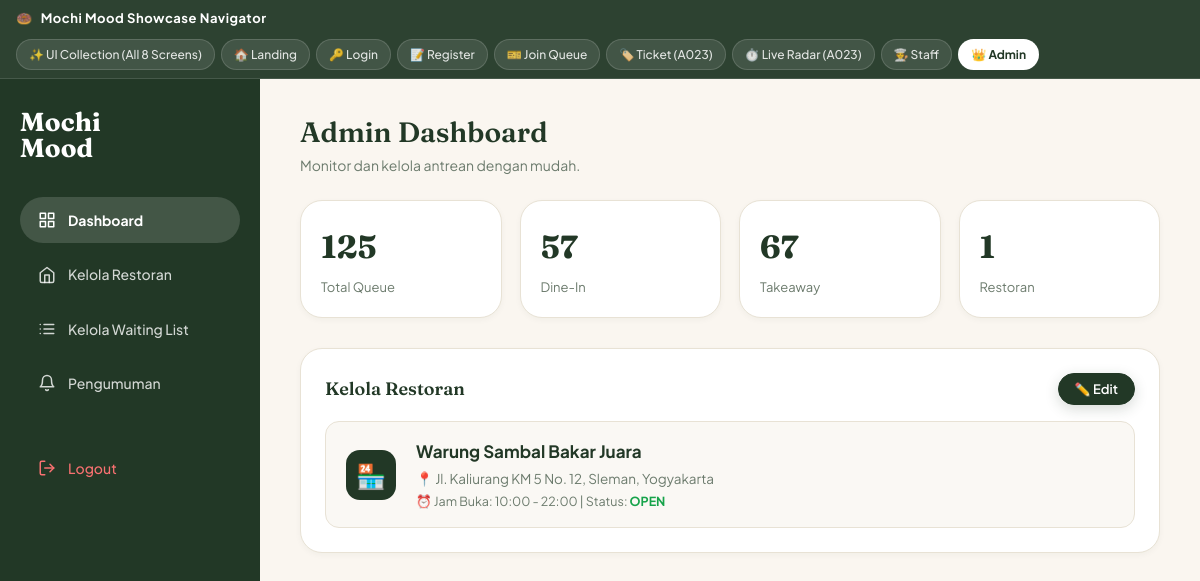
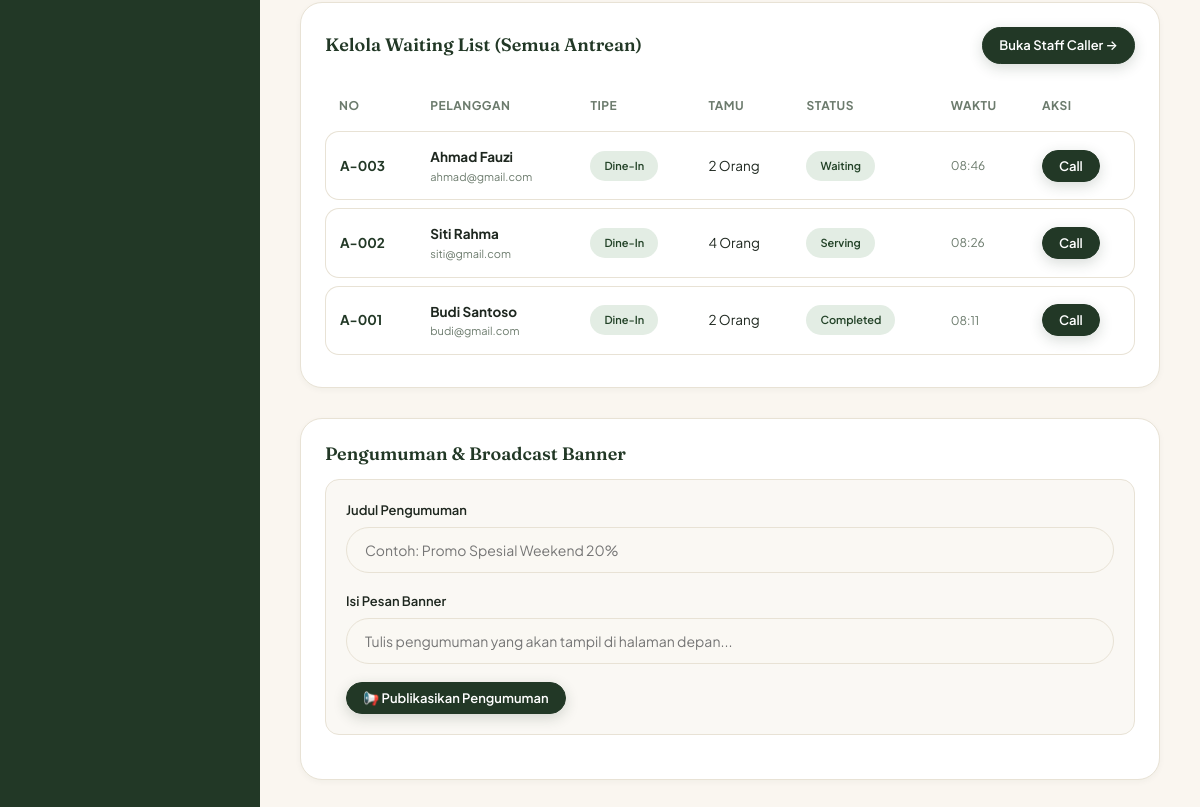
/admin.php, run on an earlier commit of the app's database (2 pictures, top to bottom).
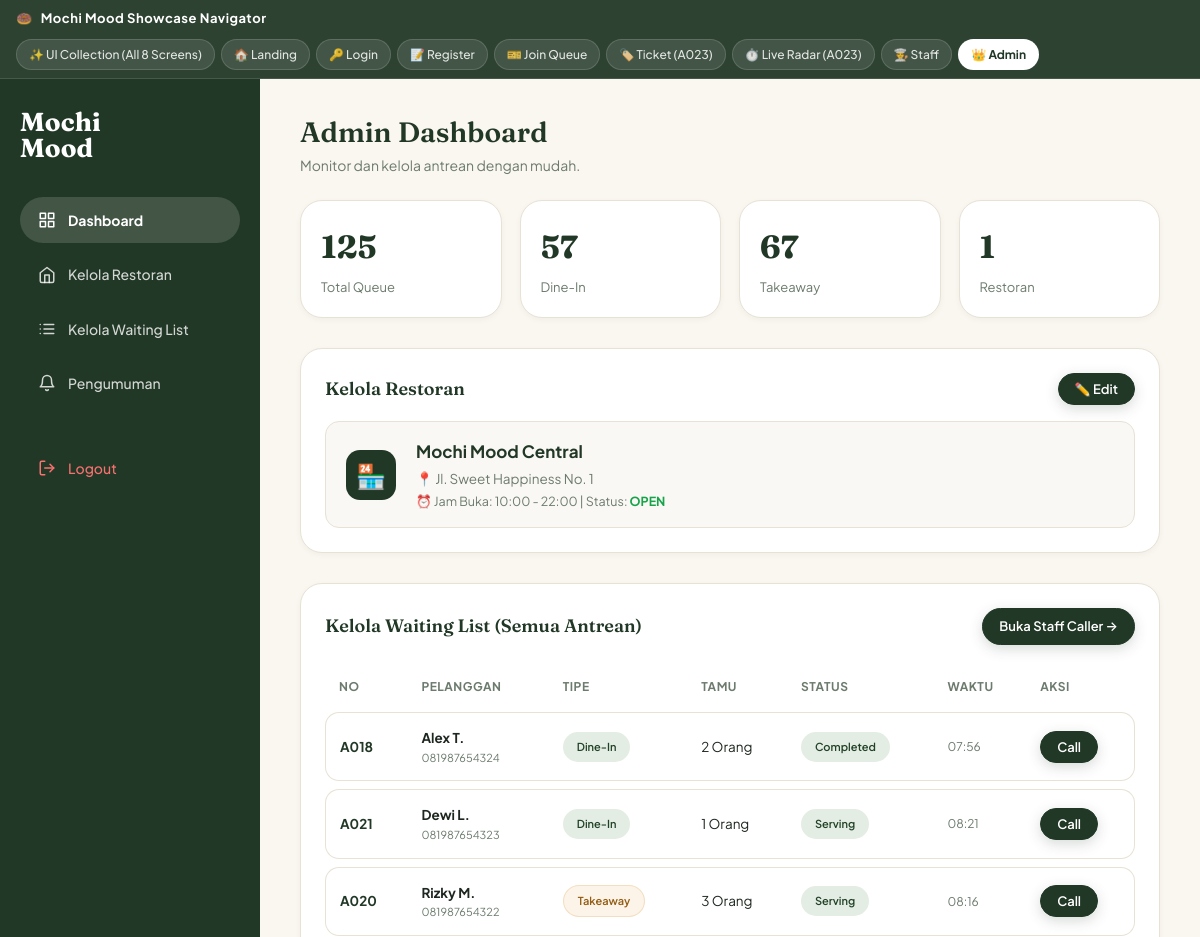
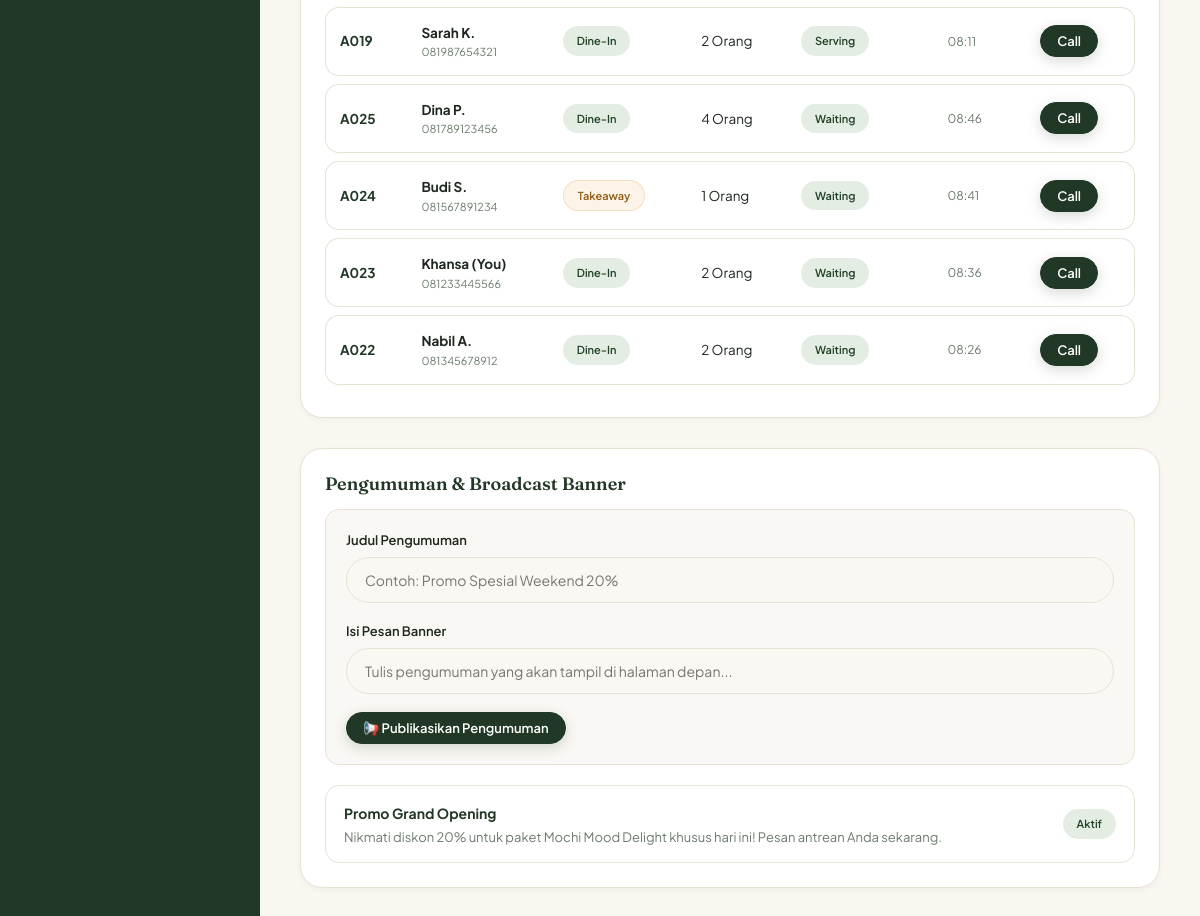
And on a later commit of the database (2 pictures, top to bottom).
### tables this page shows
CREATE TABLE `restaurants` (
    `id` INT UNSIGNED NOT NULL AUTO_INCREMENT,
    `name` VARCHAR(150) NOT NULL COMMENT 'Nama restoran / bakery',
    `description` TEXT NULL,
    `address` TEXT NOT NULL,
    `opening_hours` VARCHAR(100) NOT NULL DEFAULT '10:00 - 22:00',
    `status` ENUM('open', 'closed') NOT NULL DEFAULT 'open',
    `created_at` DATETIME NOT NULL DEFAULT CURRENT_TIMESTAMP,
    PRIMARY KEY (`id`),
    INDEX `idx_restaurants_status` (`status`)
);

CREATE TABLE `queues` (
    `id` INT UNSIGNED NOT NULL AUTO_INCREMENT,
    `user_id` INT UNSIGNED NOT NULL,
    `restaurant_id` INT UNSIGNED NOT NULL,
    `queue_number` VARCHAR(20) NOT NULL COMMENT 'Nomor antrean (contoh: A023)',
    `people_count` INT UNSIGNED NOT NULL DEFAULT 1,
    `type` ENUM('dine_in', 'takeaway') NOT NULL DEFAULT 'dine_in' COMMENT 'Jenis antrean',
    `customer_name` VARCHAR(100) NULL,
    `customer_phone` VARCHAR(50) NULL,
    `status` ENUM('waiting', 'called', 'serving', 'completed', 'cancelled') NOT NULL DEFAULT 'waiting',
    `queue_date` DATE NOT NULL,
    `created_at` DATETIME NOT NULL DEFAULT CURRENT_TIMESTAMP,
    `updated_at` DATETIME NOT NULL DEFAULT CURRENT_TIMESTAMP ON UPDATE CURRENT_TIMESTAMP,
    PRIMARY KEY (`id`),
    UNIQUE KEY `uq_restaurant_date_number` (`restaurant_id`, `queue_date`, `queue_number`),
    INDEX `idx_queues_user_id` (`user_id`),
    INDEX `idx_queues_restaurant_date_status` (`restaurant_id`, `queue_date`, `status`),
    CONSTRAINT `fk_queues_user` FOREIGN KEY (`user_id`) REFERENCES `users` (`id`) ON DELETE CASCADE ON UPDATE CASCADE,
    CONSTRAINT `fk_queues_restaurant` FOREIGN KEY (`restaurant_id`) REFERENCES `restaurants` (`id`) ON DELETE CASCADE ON UPDATE CASCADE
);

CREATE TABLE `users` (
    `id` INT UNSIGNED NOT NULL AUTO_INCREMENT,
    `name` VARCHAR(100) NOT NULL COMMENT 'Nama lengkap pengguna',
    `email` VARCHAR(150) NOT NULL COMMENT 'Alamat email unik',
    `phone` VARCHAR(30) NULL COMMENT 'Nomor telepon pengguna',
    `password` VARCHAR(255) NOT NULL COMMENT 'Hash kata sandi bcrypt',
    `role` ENUM('admin', 'staff', 'customer') NOT NULL DEFAULT 'customer' COMMENT 'Peran dalam sistem',
    `created_at` DATETIME NOT NULL DEFAULT CURRENT_TIMESTAMP,
    PRIMARY KEY (`id`),
    UNIQUE KEY `uq_users_email` (`email`),
    INDEX `idx_users_role` (`role`)
);

CREATE TABLE `announcements` (
    `id` INT UNSIGNED NOT NULL AUTO_INCREMENT PRIMARY KEY,
    `title` VARCHAR(255) NOT NULL,
    `message` TEXT NOT NULL,
    `is_active` TINYINT(1) NOT NULL DEFAULT 1,
    `created_at` DATETIME NOT NULL DEFAULT CURRENT_TIMESTAMP
);

### config/database.php (called while the page is built, shortened)
<?php
class Database
{
    private static string $host     = 'localhost';
    private static string $dbName   = 'queuebites';
    private static string $username = 'root';
    private static string $password = '';
    private static int    $port     = 3306;
    private static string $charset  = 'utf8mb4';
    private static ?PDO $instance = null;
    public static function getConnection(): PDO
    {
        if (self::$instance === null) {
            $host     = getenv('DB_HOST') !== false ? getenv('DB_HOST') : self::$host;
            $dbName   = getenv('DB_NAME') !== false ? getenv('DB_NAME') : self::$dbName;
            $username = getenv('DB_USER') !== false ? getenv('DB_USER') : self::$username;
            $password = getenv('DB_PASS') !== false ? getenv('DB_PASS') : self::$password;
            $port     = getenv('DB_PORT') !== false ? (int)getenv('DB_PORT') : self::$port;
            $charset  = self::$charset;
            $mysqlDsn = "mysql:host={$host};port={$port};dbname={$dbName};charset={$charset}";
            $options = [
                PDO::ATTR_ERRMODE            => PDO::ERRMODE_EXCEPTION,
                PDO::ATTR_DEFAULT_FETCH_MODE => PDO::FETCH_ASSOC,
                PDO::ATTR_EMULATE_PREPARES   => false,
            ];
            try {
                self::$instance = new PDO($mysqlDsn, $username, $password, $options);
                self::ensureSchemaMysql(self::$instance);
            } catch (Throwable $e) {
                error_log('[Database Fallback] MySQL unavailable (' . $e->getMessage() . '). Switching to SQLite fallback.');
                $sqliteDir = dirname(__DIR__) . '/database';
                if (!is_dir($sqliteDir)) {
                    @mkdir($sqliteDir, 0777, true);
                }
                $sqlitePath = $sqliteDir . '/queuebites.sqlite';
                $sqliteDsn = "sqlite:" . $sqlitePath;
                try {
                    self::$instance = new PDO($sqliteDsn, null, null, [
                        PDO::ATTR_ERRMODE            => PDO::ERRMODE_EXCEPTION,
                        PDO::ATTR_DEFAULT_FETCH_MODE => PDO::FETCH_ASSOC,
                    ]);
                    self::$instance->sqliteCreateFunction('NOW', function() { return date('Y-m-d H:i:s'); });
                    self::$instance->sqliteCreateFunction('CURDATE', function() { return date('Y-m-d'); });
                    self::$instance->sqliteCreateFunction('curdate', function() { return date('Y-m-d'); });
                    self::$driverUsed = 'sqlite';
                    self::ensureSchemaSqlite(self::$instance);
                } catch (Throwable $sqliteErr) {
                    throw new PDOException("Gagal menginisialisasi database: " . $sqliteErr->getMessage());
                }
            }
        }
        return self::$instance;
    }
    private static function ensureSchemaMysql(PDO $pdo): void
    {
        try {
            $cols = $pdo->query("SHOW COLUMNS FROM `queues` LIKE 'type'")->fetchAll();
            $colsName = $pdo->query("SHOW COLUMNS FROM `queues` LIKE 'customer_name'")->fetchAll();
            $colsPhone = $pdo->query("SHOW COLUMNS FROM `users` LIKE 'phone'")->fetchAll();
            $pdo->exec("CREATE TABLE IF NOT EXISTS `announcements` (
                `id` INT UNSIGNED NOT NULL AUTO_INCREMENT PRIMARY KEY,
                `title` VARCHAR(255) NOT NULL,
                `message` TEXT NOT NULL,
                `is_active` TINYINT(1) NOT NULL DEFAULT 1,
                `created_at` DATETIME NOT NULL DEFAULT CURRENT_TIMESTAMP
            ) ENGINE=InnoDB DEFAULT CHARSET=utf8mb4");
            $checkResto = $pdo->query("SELECT id FROM restaurants WHERE id = 1")->fetch();
        } catch (Throwable $t) {
        }
    }
}

### app/models/Restaurant.php (called while the page is built, shortened)
<?php
require_once __DIR__ . '/../../config/database.php';
class Restaurant
{
    protected PDO $db;
    protected string $table = 'restaurants';
    public function __construct(?PDO $db = null)
    {
        $this->db = $db ?? Database::getConnection();
    }
    public function getById(int $id): ?array
    {
        $stmt = $this->db->prepare("
            SELECT id, name, description, address, opening_hours, status, created_at
            FROM {$this->table}
            WHERE id = :id
            LIMIT 1
        ");
        $stmt->execute([':id' => $id]);
        $result = $stmt->fetch();
        return $result ?: null;
    }
}

### app/models/Queue.php (called while the page is built, shortened)
<?php
require_once __DIR__ . '/../../config/database.php';
class Queue
{
    protected PDO $db;
    protected string $table = 'queues';
    public function __construct(?PDO $db = null)
    {
        $this->db = $db ?? Database::getConnection();
    }
    public function getAll(array $filters = []): array
    {
        $sql = "
            SELECT
                q.id,
                q.user_id,
                q.restaurant_id,
                q.queue_number,
                q.people_count,
                COALESCE(q.type, 'dine_in') AS type,
                COALESCE(q.customer_name, u.name) AS customer_name,
                COALESCE(q.customer_phone, u.phone) AS customer_phone,
                q.status,
                q.queue_date,
                q.created_at,
                q.updated_at,
                u.name AS user_name,
                u.email AS user_email,
                r.name AS restaurant_name
            FROM {$this->table} q
            JOIN users u ON q.user_id = u.id
            JOIN restaurants r ON q.restaurant_id = r.id
            WHERE 1=1
        ";
        $params = [];
        if (!empty($filters['restaurant_id'])) {
            $sql .= " AND q.restaurant_id = :restaurant_id";
            $params[':restaurant_id'] = (int)$filters['restaurant_id'];
        }
        $sql .= " ORDER BY q.queue_date DESC, q.id DESC";
        $stmt = $this->db->prepare($sql);
        $stmt->execute($params);
        return $stmt->fetchAll();
    }
}

### app/models/Announcement.php (called while the page is built, shortened)
<?php
require_once __DIR__ . '/../../config/database.php';
class Announcement
{
    protected PDO $db;
    protected string $table = 'announcements';
    public function __construct(?PDO $db = null)
    {
        $this->db = $db ?? Database::getConnection();
    }
    public function getAll(): array
    {
        $stmt = $this->db->query("SELECT * FROM {$this->table} ORDER BY id DESC");
        return $stmt->fetchAll();
    }
}

### admin.php (the view, shortened to what the rows shown need)
<?php
require_once __DIR__ . '/config/database.php';
require_once __DIR__ . '/app/models/Queue.php';
require_once __DIR__ . '/app/models/Restaurant.php';
require_once __DIR__ . '/app/models/Announcement.php';
$tab = $_GET['tab'] ?? 'dashboard';
$queueModel = new Queue();
$restoModel = new Restaurant();
$announceModel = new Announcement();
$resto = $restoModel->getById(1);
$allQueues = $queueModel->getAll(['restaurant_id' => 1]);
$announcements = $announceModel->getAll();
include __DIR__ . '/includes/header.php';
?>
<div class="admin-layout">
  <main class="admin-main">
    <div style="margin-bottom: 24px;">
      <h1 style="font-size: 28px; color: var(--brand-green); margin-bottom: 4px;">Admin Dashboard</h1>
    </div>
    <?php if ($tab === 'dashboard' || $tab === 'restoran'): ?>
      <div class="card-mochi" style="margin-bottom: 30px;">
        <div style="display: flex; justify-content: space-between; align-items: center; margin-bottom: 16px;">
          <h3 style="font-size: 18px; color: var(--brand-green);">Kelola Restoran</h3>
          <button class="btn-mochi btn-mochi-sm" onclick="document.getElementById('editRestoModal').style.display='block'">
            ✏️ Edit
          </button>
        </div>
        <div style="display: flex; align-items: center; gap: 20px; background: #FAF8F4; padding: 16px 20px; border-radius: var(--radius-md); border: 1px solid var(--border-subtle); flex-wrap: wrap;">
          <div style="width: 50px; height: 50px; border-radius: var(--radius-md); background: var(--brand-green); color: #FFF; display: flex; align-items: center; justify-content: center; font-size: 24px;">
            🏪
          </div>
          <div style="flex: 1;">
            <div style="font-size: 17px; font-weight: 700; color: var(--brand-green);">
              <?= htmlspecialchars($resto['name'] ?? 'Mochi Mood Central') ?>
            </div>
            <div style="font-size: 13.5px; color: var(--text-muted); margin-top: 2px;">
              📍 <?= htmlspecialchars($resto['address'] ?? 'Jl. Sweet Happiness No. 1') ?>
            </div>
            <div style="font-size: 12.5px; color: var(--text-muted); margin-top: 2px;">
              ⏰ Jam Buka: <?= htmlspecialchars($resto['opening_hours'] ?? '10:00 - 22:00') ?> |
              Status: <strong style="color: <?= ($resto['status'] ?? 'open') === 'open' ? '#16A34A' : '#DC2626' ?>;"><?= strtoupper($resto['status'] ?? 'OPEN') ?></strong>
            </div>
          </div>
        </div>
      </div>
    <?php endif; ?>
    <?php if ($tab === 'dashboard' || $tab === 'waiting_list'): ?>
      <div class="card-mochi" style="margin-bottom: 30px;">
        <div style="overflow-x: auto;">
          <table class="table-mochi">
            <thead>
              <tr>
                <th>No</th>
                <th>Pelanggan</th>
                <th>Tipe</th>
                <th>Tamu</th>
                <th>Status</th>
                <th>Waktu</th>
                <th>Aksi</th>
              </tr>
            </thead>
            <tbody>
              <?php foreach (array_slice($allQueues, 0, 10) as $q): ?>
                <tr>
                  <td><?= htmlspecialchars($q['queue_number']) ?></td>
                  <td>
                    <strong><?= htmlspecialchars($q['customer_name'] ?: $q['user_name']) ?></strong>
                    <div style="font-size: 11px; color: var(--text-muted);"><?= htmlspecialchars($q['customer_phone'] ?: $q['user_email']) ?></div>
                  </td>
                  <td>
                    <span class="badge-mochi <?= $q['type'] === 'takeaway' ? 'badge-gold' : 'badge-sage' ?>" style="font-size: 11px;">
                      <?= $q['type'] === 'takeaway' ? 'Takeaway' : 'Dine-In' ?>
                    </span>
                  </td>
                  <td><?= $q['people_count'] ?> Orang</td>
                  <td>
                    <span class="badge-mochi badge-sage" style="font-size: 11px;">
                      <?= ucfirst($q['status']) ?>
                    </span>
                  </td>
                  <td style="font-size: 12px; color: var(--text-muted);">
                    <?= date('H:i', strtotime($q['created_at'])) ?>
                  </td>
                  <td>
                    <button type="button" class="btn-mochi btn-mochi-sm" onclick="MochiMood.staffAction('call', <?= $q['id'] ?>)">
                      Call
                    </button>
                  </td>
                </tr>
              <?php endforeach; ?>
            </tbody>
          </table>
        </div>
      </div>
    <?php endif; ?>
    <?php if ($tab === 'dashboard' || $tab === 'pengumuman'): ?>
      <div class="card-mochi">
        <div style="display: flex; flex-direction: column; gap: 10px;">
          <?php foreach ($announcements as $ann): ?>
            <div style="background: #FFFFFF; border: 1px solid var(--border-subtle); border-radius: var(--radius-md); padding: 14px 18px; display: flex; justify-content: space-between; align-items: center;">
              <div>
                <strong style="color: var(--brand-green); font-size: 14px;"><?= htmlspecialchars($ann['title']) ?></strong>
                <p style="font-size: 13px; color: var(--text-muted); margin-top: 2px;"><?= htmlspecialchars($ann['message']) ?></p>
              </div>
              <span class="badge-mochi badge-sage" style="font-size: 11px;">Aktif</span>
            </div>
          <?php endforeach; ?>
        </div>
      </div>
    <?php endif; ?>
  </main>
</div>
<?php include __DIR__ . '/includes/footer.php'; ?>

What changed in the data, as far as the page shows it:
removed queues: queue_number "A-003", user_name "Ahmad Fauzi", user.email "ahmad@gmail.com", shows "Dine-In", people_count "2", status "Waiting", created_at "08:46"
removed queues: queue_number "A-001", user_name "Budi Santoso", user.email "budi@gmail.com", shows "Dine-In", people_count "2", status "Completed", created_at "08:11"
changed restaurants "OPEN": name "Warung Sambal Bakar Juara" → "Mochi Mood Central"; address "Jl. Kaliurang KM 5 No. 12, Sleman, Yogyakarta" → "Jl. Sweet Happiness No. 1"
added queues: queue_number "A018", user_name "Alex T.", user_email "081987654324", shows "Dine-In", people_count "2", status "Completed", created_at "07:56"
added queues: queue_number "A021", user_name "Dewi L.", user_email "081987654323", shows "Dine-In", people_count "1", status "Serving", created_at "08:21"
added queues: queue_number "A020", user_name "Rizky M.", user_email "081987654322", shows "Takeaway", people_count "3", status "Serving", created_at "08:16"
added queues: queue_number "A019", user_name "Sarah K.", user_email "081987654321", shows "Dine-In", people_count "2", status "Serving", created_at "08:11"
added queues: queue_number "A025", user_name "Dina P.", user_email "081789123456", shows "Dine-In", people_count "4", status "Waiting", created_at "08:46"
added queues: queue_number "A024", user_name "Budi S.", user_email "081567891234", shows "Takeaway", people_count "1", status "Waiting", created_at "08:41"
changed queues (number 7 of 8 on the later page): queue_number "A-002" → "A023"; user_name "Siti Rahma" → "Khansa (You)"; user.email "siti@gmail.com" → "081233445566"; people_count "4" → "2"; status "Serving" → "Waiting"; created_at "08:26" → "08:36"
added queues: queue_number "A022", user_name "Nabil A.", user_email "081345678912", shows "Dine-In", people_count "2", status "Waiting", created_at "08:26"
added announcements: title "Promo Grand Opening", message "Nikmati diskon 20% untuk paket Mochi Mood Delight khusus hari ini! Pesan antrean Anda sekarang."
